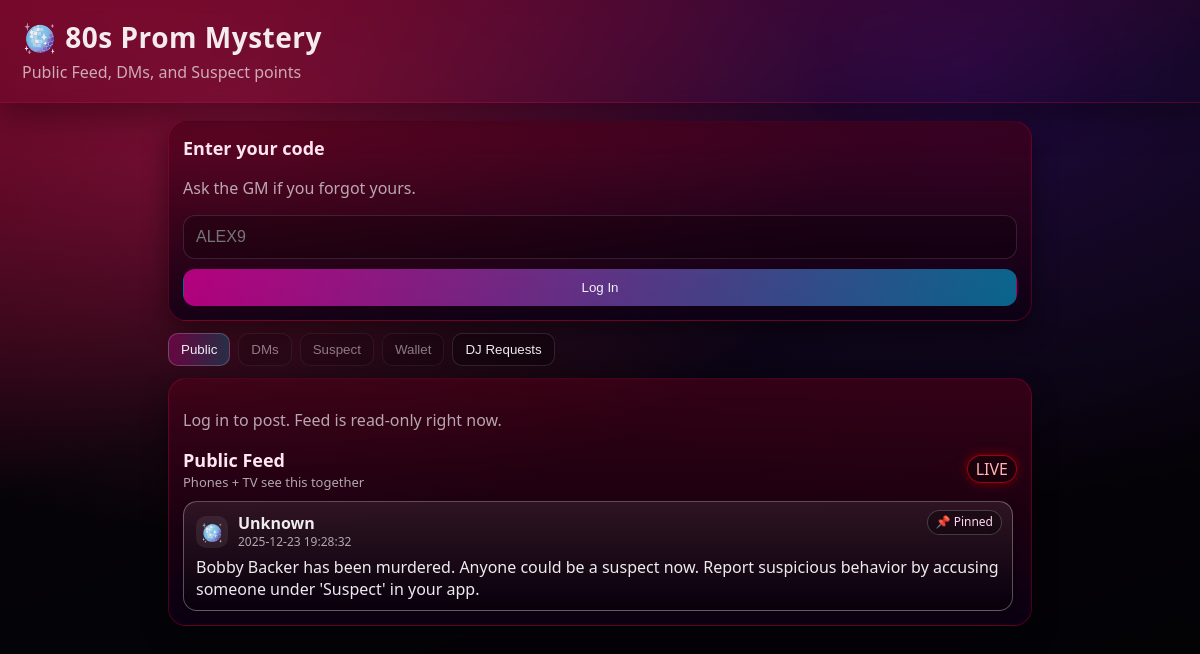
Before: /app with the older database file.
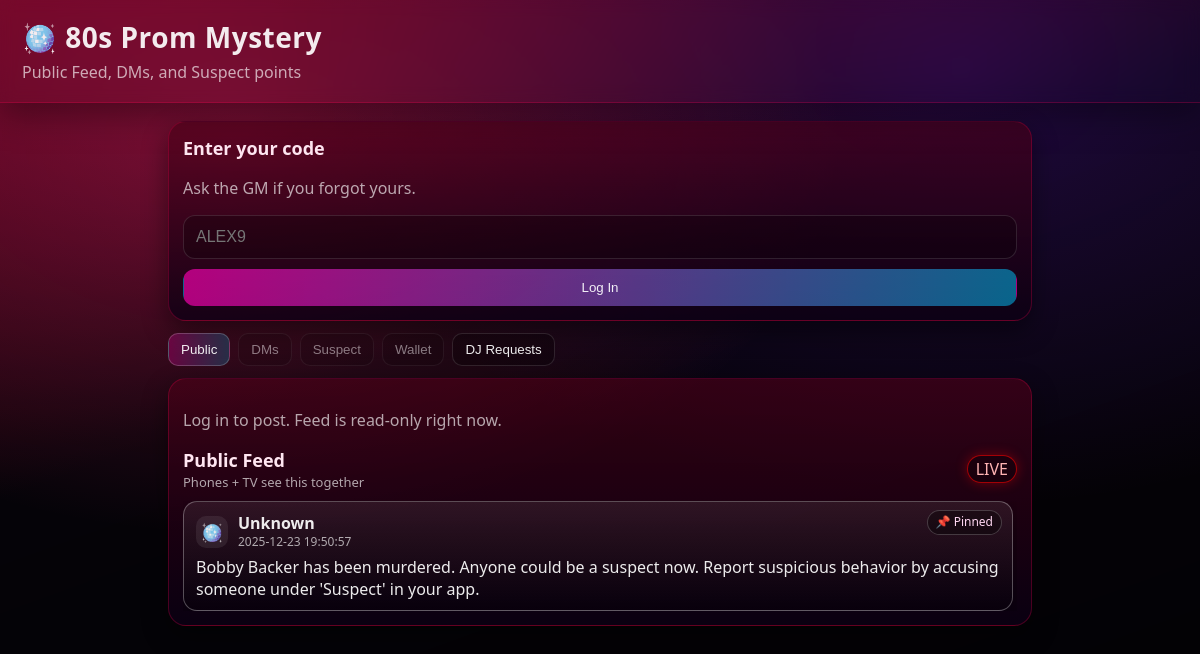
After: the same page with the newer database file.
### tables this page shows
CREATE TABLE messages (
            id INTEGER PRIMARY KEY AUTOINCREMENT,
            type TEXT NOT NULL,
            sender_id INTEGER,
            recipient_id INTEGER,
            body TEXT NOT NULL,
            is_anonymous INTEGER NOT NULL DEFAULT 0,
            is_read INTEGER NOT NULL DEFAULT 0,
            pinned INTEGER NOT NULL DEFAULT 0,
            ts DATETIME DEFAULT CURRENT_TIMESTAMP,
            FOREIGN KEY(sender_id) REFERENCES characters(id),
            FOREIGN KEY(recipient_id) REFERENCES characters(id)
        );

### app.py (the view, shortened to what this page needs)
@app.route("/app")
def player_app():
    character = get_logged_in_character()
    conn = get_db()
    phase_two = is_phase_two(conn)
    characters = conn.execute("""
        SELECT * FROM characters
        ORDER BY is_alive DESC, suspect_score DESC, id ASC
    """).fetchall()
    queued_files = {
        row["song_filename"]
        for row in conn.execute("""
            SELECT song_filename FROM jukebox_queue
            WHERE status IN ('queued', 'playing')
        """).fetchall()
    }
    dm_threads = []
    wallet_pending = []
    wallet_notifications = []
    wallet_pending_count = 0
    conn.close()
    public_messages = fetch_public_messages()
    songs = get_song_catalog()
    for s in songs:
        s["queued"] = s["filename"] in queued_files
    selected_dm = request.args.get("dm", type=int)
    error = request.args.get("error")
    tab = request.args.get("tab") or "feed"
    cooldown_remaining = 0
    thread_messages = []
    dm_unread_total = sum(t["unread_count"] for t in dm_threads) if character else 0
    selected_dm_name = None
    selected_dm_role = None
    selected_dm_avatar = None
    return render_template(
        "app.html",
        character=character,
        characters=characters,
        messages=public_messages,
        error=error,
        selected_dm=selected_dm,
        thread_messages=thread_messages,
        tab=tab,
        dm_threads=dm_threads,
        dm_unread_total=dm_unread_total,
        selected_dm_name=selected_dm_name,
        selected_dm_role=selected_dm_role,
        selected_dm_avatar=selected_dm_avatar,
        cooldown_remaining=cooldown_remaining,
        songs=songs,
        wallet_pending=wallet_pending,
        wallet_notifications=wallet_notifications,
        wallet_pending_count=wallet_pending_count,
        phase_two=phase_two,
    )

### app.py (called while the page is built, shortened)
def get_db():
    conn = sqlite3.connect(DB_PATH)
    conn.row_factory = sqlite3.Row
    conn.execute("PRAGMA foreign_keys = ON")
    return conn

def get_logged_in_character():
    char_id = session.get("character_id")
    if not char_id:
        return None

def is_phase_two(conn=None):
    owns_conn = False
    if conn is None:
        conn = get_db()
        owns_conn = True
    row = conn.execute("SELECT COUNT(*) AS cnt FROM characters WHERE is_alive = 0").fetchone()
    if owns_conn:
        conn.close()
    return bool(row and row["cnt"] > 0)

def fetch_public_messages(limit=50):
    conn = get_db()
    rows = conn.execute("""
        SELECT m.*, c.name AS sender_name, c.avatar_emoji
        FROM messages m
        LEFT JOIN characters c ON m.sender_id = c.id
        WHERE m.type = 'public'
        ORDER BY m.pinned DESC, m.ts DESC, m.id DESC
        LIMIT ?
    """, (limit,)).fetchall()
    conn.close()
    return rows

def get_song_catalog():
    if not JUKEBOX_DIR.exists():
        return []
    songs = []
    for path in JUKEBOX_DIR.iterdir():
        if not path.is_file():
            continue
        if path.suffix.lower() not in {".mp3", ".wav", ".ogg"}:
            continue
    songs.sort(key=lambda s: (s["artist"].lower(), s["title"].lower()))
    return [s for s in songs if s["filename"] != THRILLER_FILENAME]

@app.before_request
def ensure_tables():
    global _db_initialized
    if not _db_initialized:
        init_db()
        _db_initialized = True

### templates/app.html (shortened to what this page needs)
<!doctype html>
<html>
<head>
  <link rel="stylesheet" href="{{ url_for('static', filename='style.css') }}">
</head>
<body class="app {{ 'phase-two' if phase_two else 'phase-one' }}">
  <header class="topbar app-top">
    <div>
      <div class="title">🪩 80s Prom Mystery</div>
      <div class="subtitle">Public Feed, DMs, and Suspect points</div>
    </div>
  </header>
  <main class="app-shell" data-active-tab="{{ tab or 'feed' }}">
    {% if not character %}
      <section class="panel">
        <div class="panel-title">Enter your code</div>
        <p class="muted">Ask the GM if you forgot yours.</p>
        <form class="login-form" action="{{ url_for('app_login') }}" method="post">
          <input type="text" name="code" placeholder="ALEX9" maxlength="6" required autofocus />
          <button class="btn primary" type="submit">Log In</button>
        </form>
      </section>
    {% endif %}
    <div class="tab-row">
      <button class="tab-btn {% if (tab or 'feed') == 'feed' %}active{% endif %}" data-tab="feed">Public</button>
      <button class="tab-btn {% if (tab or 'feed') == 'dm' %}active{% endif %}" data-tab="dm" {% if not character %}disabled{% endif %}>
        DMs
      </button>
      <button class="tab-btn  " id="suspect-tab" data-tab="suspect" data-locked="{{ 0 if phase_two else 1 }}" {% if not character %}disabled{% endif %}>
        Suspect
      </button>
      <button class="tab-btn {% if (tab or 'feed') == 'wallet' %}active{% endif %}" data-tab="wallet" {% if not character %}disabled{% endif %}>
        Wallet
      </button>
      <button class="tab-btn {% if (tab or 'feed') == 'jukebox' %}active{% endif %}" data-tab="jukebox">
        DJ Requests
      </button>
    </div>
    <section class="panel tab-panel {% if (tab or 'feed') == 'feed' %}active{% endif %}" data-tab="feed">
      {% if character %}
        <div class="panel-title">Post to Public</div>
        <form class="post-form" action="{{ url_for('app_post') }}" method="post">
          <textarea name="content" rows="3" placeholder="Share a clue, alibi, or rumor…" maxlength="280" required></textarea>
          <div class="form-row">
            <label class="checkbox">
              <input type="checkbox" name="anonymous">
              <span>Post as Anonymous</span>
            </label>
            <div class="actions">
              <button class="btn" type="button" onclick="document.querySelector('.post-form textarea').value=''">Clear</button>
              <button class="btn primary" type="submit">Post Public</button>
            </div>
          </div>
        </form>
      {% else %}
        <p class="muted">Log in to post. Feed is read-only right now.</p>
      {% endif %}
      <div class="panel-head">
        <div>
          <div class="panel-title">Public Feed</div>
          <div class="panel-subtitle">Phones + TV see this together</div>
        </div>
        <div class="pill live">LIVE</div>
      </div>
      <div class="message-list" id="app-feed">
        {% for m in messages %}
          <article class="message-card {% if m.pinned %}pinned{% endif %}">
            <div class="message-meta">
              <div class="avatar small">
                {% if m.is_anonymous %}👤{% else %}{{ m.avatar_emoji or "🪩" }}{% endif %}
              </div>
              <div>
                <div class="message-author">
                  {% if m.is_anonymous %}Anonymous{% else %}{{ m.sender_name or "Unknown" }}{% endif %}
                </div>
                <div class="message-time">{{ m.ts }}</div>
              </div>
            </div>
            <div class="message-content">{{ m.body }}</div>
            {% if m.pinned %}<div class="pin-label">📌 Pinned</div>{% endif %}
          </article>
        {% else %}
          <div class="muted">No messages yet. Be the first to post.</div>
        {% endfor %}
      </div>
    </section>
  </main>
</body>
</html>

Changed rows visible on the page:
changed messages: ts "2025-12-23 19:28:32" → "2025-12-23 19:50:57"
